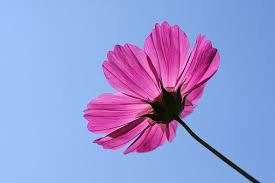
#> input picture codigos/flor.jpg, 275 x 183 px
$ python cod3.py
#> lines starting #> are read from the running program, lines starting #| are printed output that depends on the picture
import cv2
import numpy as np
imagem = cv2.imread("flor.jpg")
#> imagem is the input picture: shape (183, 275, 3); mean B, G, R 214.5, 153.5, 150.5
azul,verde,vermelho = cv2.split(imagem)
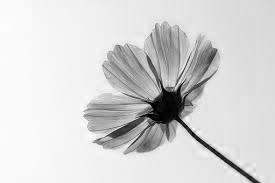
#> azul: shape (183, 275); min 0, max 255, mean 214.5
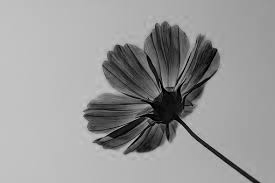
#> verde: shape (183, 275); min 0, max 202, mean 153.5
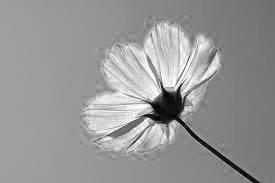
#> vermelho: shape (183, 275); min 0, max 255, mean 150.5
cv2.imshow("canal azul",azul)
cv2.imshow("canal verde",verde)
cv2.imshow("canal vermelho",vermelho)
#cv2.waitkey(0)
cv2.imwrite("canal_azul.jpg",azul)
cv2.imwrite("canal_verde.jpg",verde)
cv2.imwrite("canal_vermelho.jpg",vermelho)
